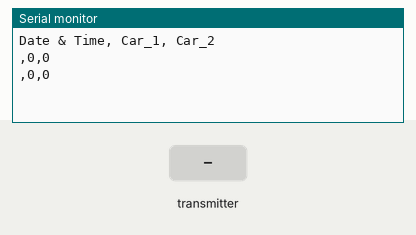
This sketch was run on a simulated Arduino Uno, built with avr-gcc and run on an emulated ATmega328P. On the bench: the last lines printed to the serial monitor. The inputs (shaded band) are chosen by the test bench. No radio packets arrive unless stated.

Above: at 2.8 s.
2.9 s: the transmitter starts sending gotByte = 64
At 3.8 s:
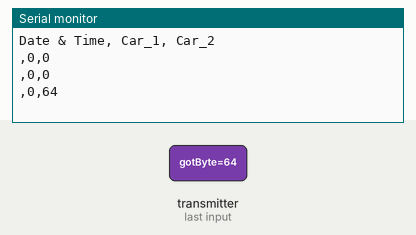
4.4 s: the transmitter starts sending gotByte = 128
At 5.5 s:
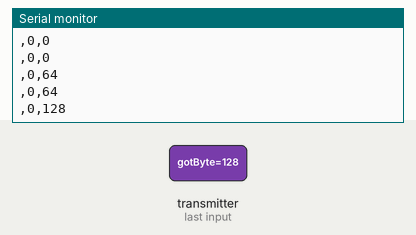
Timing chart, 0 to 7.4 s (numbered marks = the images above; inputs shaded):
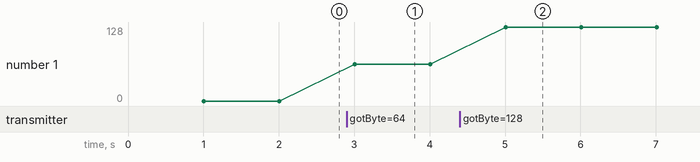

The sketch:

new_receiver.ino
```cpp
#include <SPI.h>
#include <nRF24L01.h>
#include <RF24.h>

RF24 radio(7, 8);
const uint64_t rAddress[] = {0x7878787878LL, 0xB3B4B5B6F1LL, 0xB3B4B5B6CDLL};
byte data1=0;
byte data2=0;
void setup() {
   randomSeed(analogRead(0));
   Serial.begin(9600);
   Serial.println("Date & Time, Car_1, Car_2");
   radio.begin();
   radio.setPALevel(RF24_PA_LOW);
   radio.setChannel(108);

   radio.openReadingPipe(0,rAddress[0]);
   radio.openReadingPipe(1,rAddress[1]);
   radio.openReadingPipe(2,rAddress[2]);
   radio.startListening();                 // Start listening for messages
}

void loop()
{
    delay(1000);
    byte pipeNum = 0;
    byte gotByte= 0;

    while(radio.available(&pipeNum)){ //Check if received data
     radio.read( &gotByte, 1); //read one byte of data and store it in gotByte variable
     if (pipeNum==0){
      data1=gotByte;
     }
    else if (pipeNum==1){
      data2=gotByte;
    }
 }

   Serial.print(",");
   Serial.print(data1);
   Serial.print(",");
   Serial.println(data2);

}
```

Measured:
- after the input at 2.9 s, the serial monitor: prints a new line after 0.11 s (image 1)
- after the input at 4.4 s, the serial monitor: prints a new line after 0.61 s (image 2)
- plotted number 1: 0 → 64 after the input at 2.9 s, 64 → 128 after the input at 4.4 s
